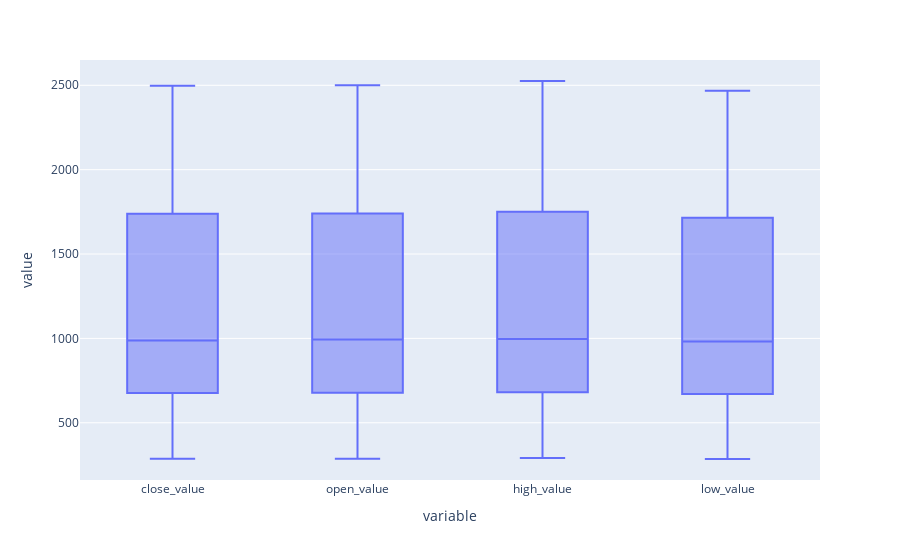

The code cell stored with this chart in its notebook:
### Code cell
stocks1 = stocks1.drop('volume', axis = 1)
fig = px.box(stocks1)
fig.show()

### Figure 1 — Plotly figure (JSON) as saved in the notebook; plotly's stock layout.template omitted (floating-point values rounded to 4 significant figures; data arrays with more than 128 entries replaced by an {"elided": "..."} marker saying what was removed)
{"data": [{"alignmentgroup": "True", "hovertemplate": "variable=%{x}<br>value=%{y}<extra></extra>", "legendgroup": "", "marker": {"color": "#636efa"}, "name": "", "notched": false, "offsetgroup": "", "orientation": "v", "showlegend": false, "type": "box", "x": {"elided": "7716 str values"}, "x0": " ", "xaxis": "x", "y": {"elided": "7716 float values"}, "y0": " ", "yaxis": "y"}], "layout": {"boxmode": "group", "legend": {"tracegroupgap": 0}, "margin": {"t": 60}, "xaxis": {"anchor": "y", "domain": [0, 1], "title": {"text": "variable"}}, "yaxis": {"anchor": "x", "domain": [0, 1], "title": {"text": "value"}}}}
